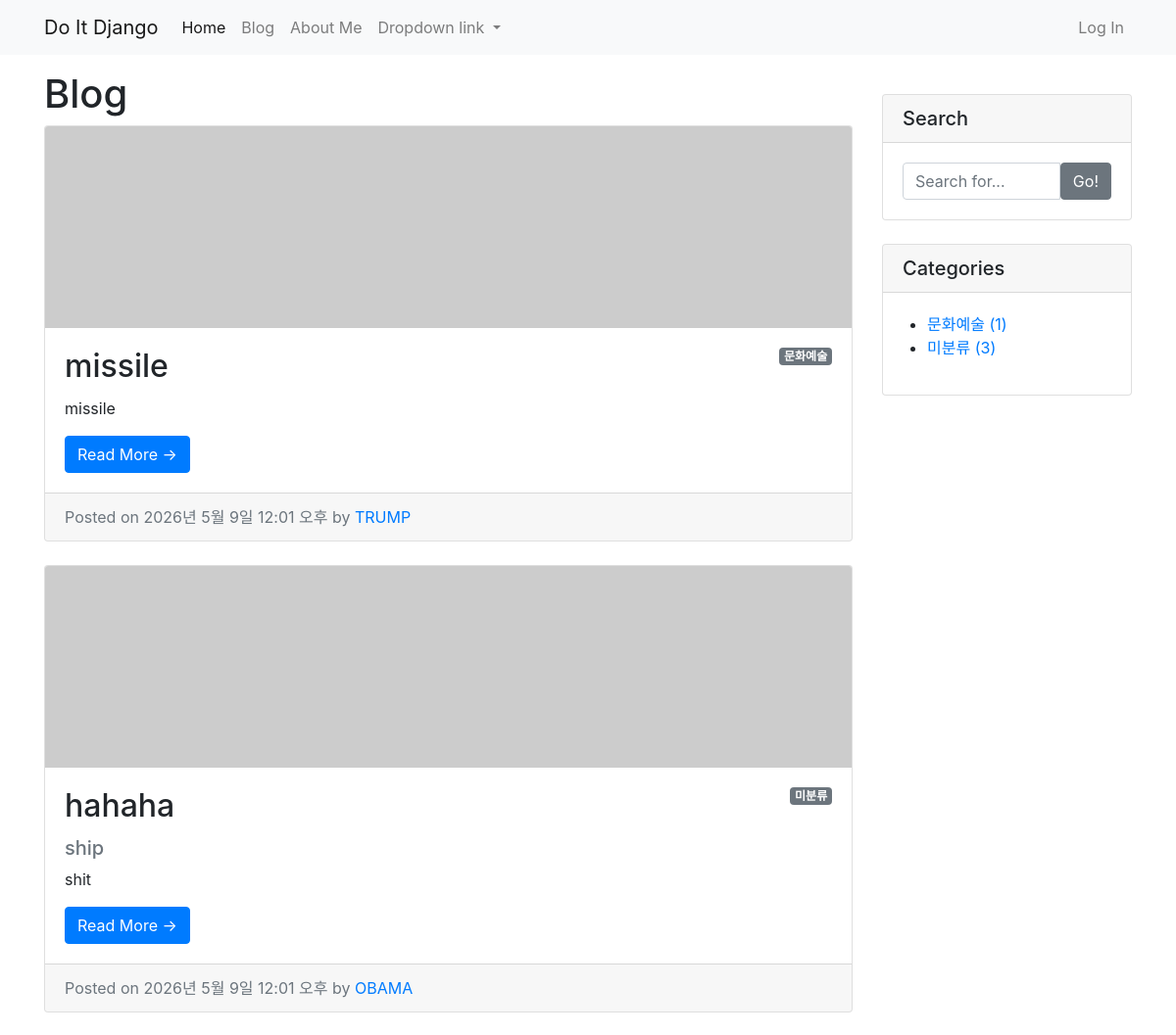
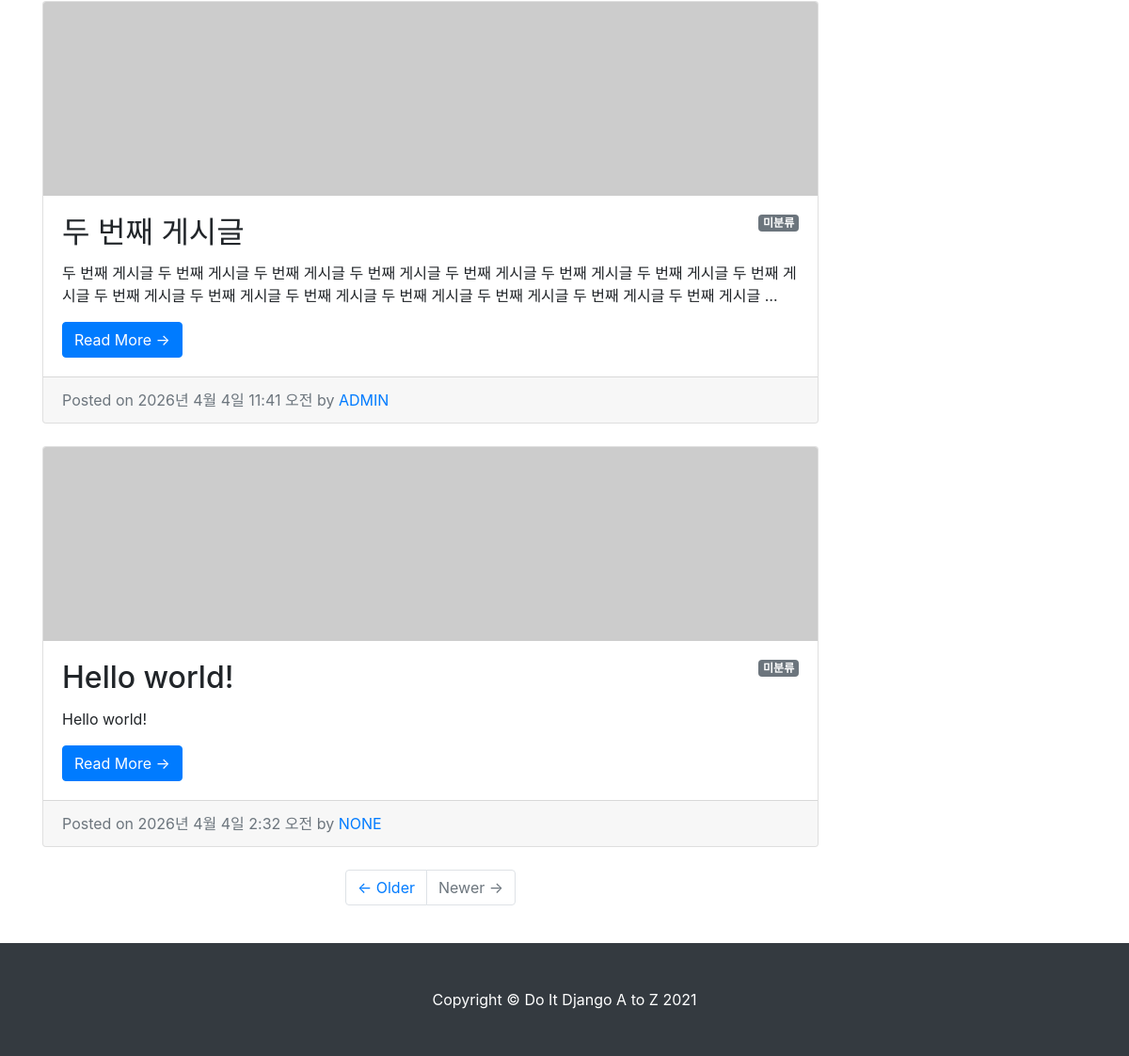
Screenshot of /blog/ with the database file from the repository (2 pictures, top to bottom).
### blog/models.py (models this page shows, shortened)
class Post(models.Model):
    title = models.CharField(max_length=30)
    hook_text = models.CharField(max_length=100, blank=True)
    content = models.TextField()
    head_image = models.ImageField(upload_to="blog/images/%Y/%m/%d/", blank=True)
    file_upload = models.FileField(upload_to="blog/files/%Y/%m/%d/", blank=True)
    created_at = models.DateTimeField(auto_now_add=True)
    updated_at = models.DateTimeField(auto_now=True)
    author = models.ForeignKey(User, null=True, on_delete=models.SET_NULL)
    category = models.ForeignKey(Category, null=True, blank=True, on_delete=models.SET_NULL)
    tags = models.ManyToManyField(Tag, blank=True)
    def get_absolute_url(self):
        return f"/blog/{self.pk}/"

class Category(models.Model):
    name = models.CharField(max_length=50, unique=True)
    slug = models.SlugField(max_length=200, unique=True, allow_unicode=True)
    def __str__(self):
        return self.name
    def get_absolute_url(self):
        return f"/blog/category/{self.slug}/"
    class Meta:
        verbose_name_plural = "Categories"

### blog/views.py (the view)
# urls.py: path('', views.PostList.as_view()),
class PostList(ListView):
    model = Post
    ordering = "-pk"
    def get_context_data(self, **kwargs):
        context = super(PostList, self).get_context_data()
        context["categories"] = Category.objects.all()
        context["no_category_post_count"] = Post.objects.filter(category=None).count()
        return context

### blog/templates/blog/post_list.html (shortened to what this page needs)
{% extends 'blog/base.html' %}
{% block main_area %}
    <h1>Blog {% if category %}<span class="badge badge-secondary">{{ category }}</span>{% endif %}
    </h1>
    {% if post_list.exists %}
        {% for p in post_list %}
            <div class="card mb-4" id="post-{{ p.pk }}">
                {% if p.head_image %}
                    <img class="card-img-top" src="{{ p.head_image.url }}" alt="{{ p }} head image">
                {% else %}
                    <img class="card-img-top" src="https://picsum.photos/seed/{{ p.id }}/800/200" alt="random_image">
                {% endif %}
                <div class="card-body">
                    {% if p.category %}
                        <span class="badge badge-secondary float-right">{{ p.category }}</span>
                    {% else %}
                        <span class="badge badge-secondary float-right">미분류</span>
                    {% endif %}
                    <h2 class="card-title">{{ p.title}}</h2>
                    {% if p.hook_text %}
                        <h5 class="text-muted">{{ p.hook_text }}</h5>
                    {% endif %}
                    <p class="card-text">{{ p.content | truncatewords:45 }}</p>
                    <a href="{{ p.get_absolute_url }}" class="btn btn-primary">Read More &rarr;</a>
                </div>
                <div class="card-footer text-muted">
                    Posted on {{ p.created_at}} by
                    <a href="#">{{ p.author | upper }}</a>
                </div>
            </div>
        {% endfor %}
    {% else %}
        <h3>아직 게시물이 없습니다.</h3>
    {% endif %}
    <ul class="pagination justify-content-center mb-4">
        <li class="page-item">
            <a class="page-link" href="#">&larr; Older</a>
        </li>
        <li class="page-item disabled">
            <a class="page-link" href="#">Newer &rarr;</a>
        </li>
    </ul>
{% endblock %}

### blog/templates/blog/base.html (shortened to what this page needs)
<!DOCTYPE html>
<html>
{% load static %}
<head>
    <link rel="stylesheet" href="{% static 'blog/bootstrap/bootstrap.min.css' %}" media="screen">
</head>
<body>
{% include 'blog/navbar.html' %}
<div class="container my-3">
    <div class="row">
        <div class="col-md-8 col-lg-9" id="main-area">
            {% block main_area %}
            {% endblock %}
        </div>
        <div class="col-md-4 col-lg-3">
            <div class="card my-4">
                <h5 class="card-header">Search</h5>
                <div class="card-body">
                    <div class="input-group">
                        <input type="text" class="form-control" placeholder="Search for...">
                        <span class="input-group-btn">
                                <button class="btn btn-secondary" type="button">Go!</button>
                            </span>
                    </div>
                </div>
            </div>
            <div class="card my-4" id="categories-card">
                <h5 class="card-header">Categories</h5>
                <div class="card-body">
                    <div class="row">
                        <ul>
                            {% for category in categories %}
                                <li>
                                    <a href="{{ category.get_absolute_url }}">{{ category }} ({{ category.post_set.count }})</a>
                                </li>
                            {% endfor %}
                                <li>
                                    <a href="/blog/category/no_category/">미분류 ({{ no_category_post_count }})</a>
                                </li>
                        </ul>
                    </div>
                </div>
            </div>
        </div>
    </div>
</div>
{% include 'blog/footer.html' %}
</body>
</html>

### rows the page displays
Post: category "문화예술", title "missile", content "missile", created_at "2026년 5월 9일 12:01 오후", author "TRUMP"
Post: shows "미분류", title "hahaha", hook_text "ship", content "shit", created_at "2026년 5월 9일 12:01 오후", author "OBAMA"
Post: shows "미분류", title "두 번째 게시글", content "두 번째 게시글 두 번째 게시글 두 번째 게시글 두 번째 게시글 두 번째 게시글 두 번째 게시글 두 번째 게시글 두 번째 게시글 두 번째 게시글 두 번째 게시글 두 번째 게시글 두 번째 게시글 두 번째 게시글 두 번째 게시글 두 번째 게시글 …", created_at "2026년 4월 4일 11:41 오전", author "ADMIN"
Post: shows "미분류", title "Hello world!", content "Hello world!", created_at "2026년 4월 4일 2:32 오전", author "NONE"
Category: name "문화예술", post_set.count "1"

### other values shown
{{ no_category_post_count }} "3"
